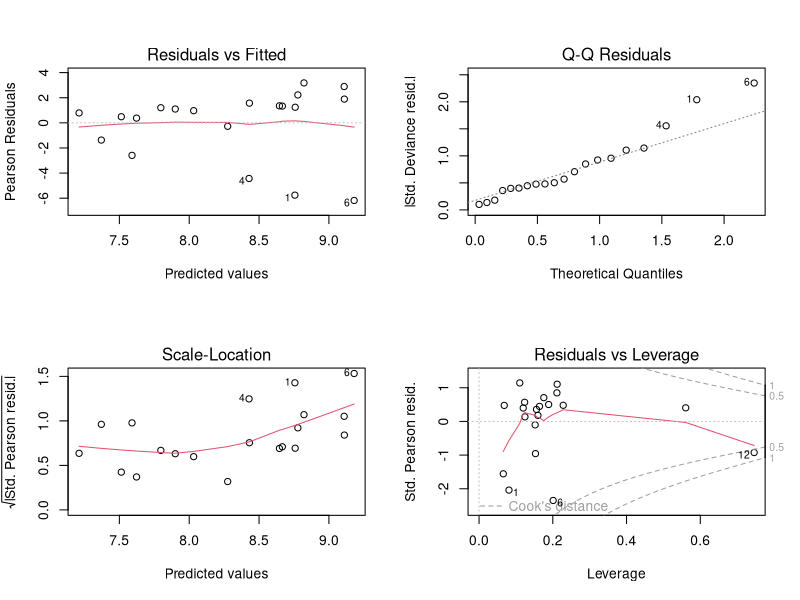
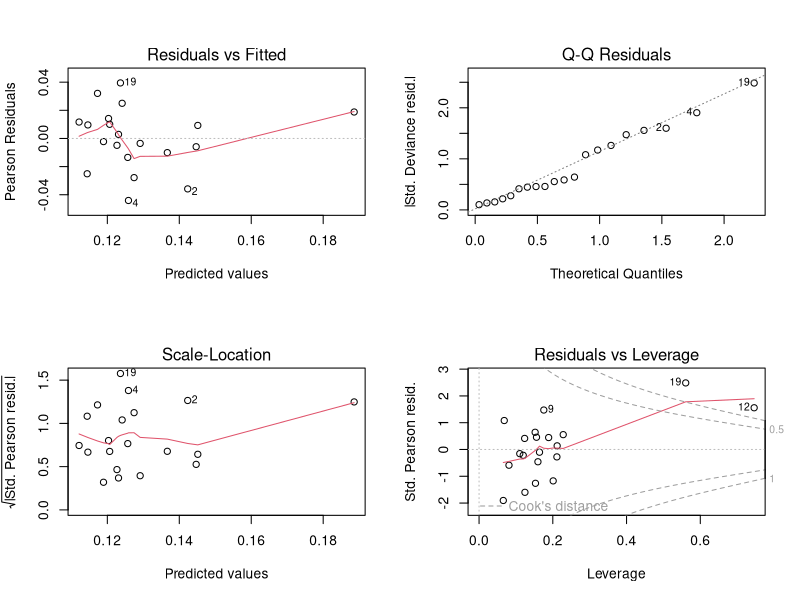
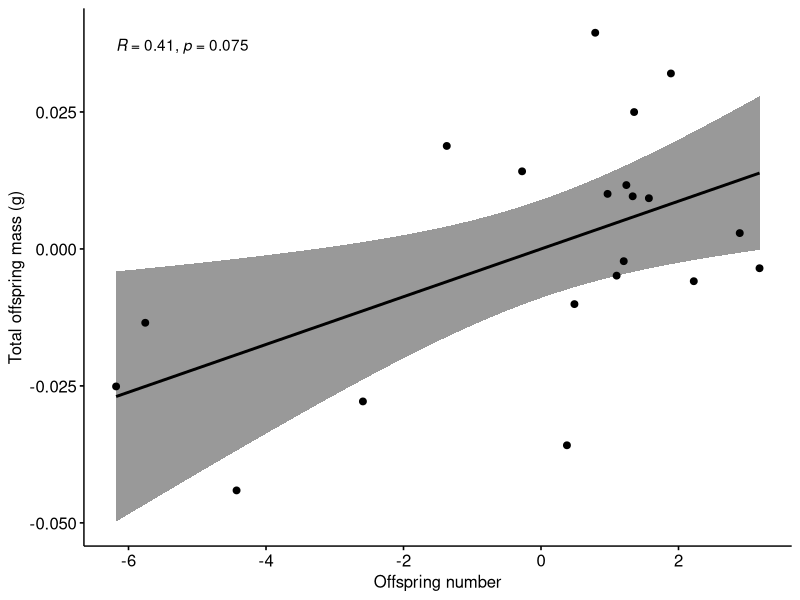

Write R code to recreate these figures, in order.
## ---- chunk 1
knitr::opts_chunk$set(
  dev = "png", 
  dpi = 600, 
  dev.args = list(bg = "white"),
  fig.width = 7, 
  fig.height = 5)
## ---- chunk 2
#install.packages("readxl") #instalando o pacote para leitura de planilhas do excel
library(readxl) #carregando o pacote no ambiente virtual
reprod3 <- read_excel("invest.reprod3.xlsx", sheet = 1, col_names = TRUE) #atribuindo os dados da planilha a uma variável
attach(reprod3) #possibilitando acessar as variáveis de dentro da planilha pelo seu nome nela

# Criando variáveis
TOM <- (reprod3$TOM2) #criando objeto/variável total offspring mass
ON <- (reprod3$OS) #criando objeto/variável offspring number
FS <- (reprod3$FS) #criando objeto/variável female size
FM <- (reprod3$FM) # criando objeto/variável female mass
## ---- chunk 3
# Testando a normalidade das variáveis
shapiro.test(TOM)
shapiro.test(ON)
shapiro.test(FS)
shapiro.test(FM)
## ---- chunk 4
# Modelo com número de filhotes na ninhada como variável dependente das condições maternais
glmON <- glm(ON ~ FS * FM, family = gaussian())
library(MASS) #carregando pacote
summary(glmON) #exibir sumário estatístico
anova(glmON) #realizar uma ANOVA a posteriori

# Modelo com massa total da ninhada como variável dependente das condições maternais
glmTOM <- glm(TOM ~ FS * FM, family = gaussian())
summary(glmON) #exibir sumário estatístico
anova(glmON) #realizar uma ANOVA a posteriori
## ---- chunk 5
library(ggplot2)

# Gráficos de diagnóstico dos modelos
par(mfrow = c(2, 2))
plot(glmON) #Gráficos do primeiro modelo
plot(glmTOM) #Gráficos do segundo modelo
## ---- chunk 6
# Modelo alternativo 1
model1 <- lm(ON ~ FS * FM * TOM)
summary(model1)

# Modelo alternativo 2
model2 <- lm(TOM ~ FS * FM * TOM)
summary(model2)

# Testando o melhor modelo com o AIC
AIC(glmON, glmTOM, model1, model2) #glmON e glmTOM foram os melhores

# Checando o AIC passo-a-passo
step(glmON, scale = 0,
     direction = c("both", "backward", "forward"),
     trace = 1, keep = NULL, steps = 1000, k = 2)

step(glmTOM, scale = 0,
     direction = c("both", "backward", "forward"),
     trace = 1, keep = NULL, steps = 1000, k = 2)
## ---- chunk 7
# Ajustando o valor de P dos modelos com correção de Bonferroni
p.adjust(0.6491, "bonferroni", n = 2) 
r1 <- residuals(glmON) #obtendo os resíduos de ON (dado padronizado sem efeito maternal)
r1

p.adjust(0.05092, "bonferroni", n = 2) 
r2 <- residuals(glmTOM) #obtendo os resíduos de TOM (dado padronizado sem efeito maternal)
r2

# Testando normalidade dos resíduos
shapiro.test(r1)
shapiro.test(r2)

# Correlação entre os resíduos 
rescor <- cor.test(r1, r2, method = c("spearman"))

# Criando dataframe com os resíduos
dfres <- data.frame(r1, r2)
dfres

# Gráfico de dispersão da correlação
library(ggpubr)
ggscatter(dfres, x = "r1", y = "r2", 
          add = "reg.line", conf.int = TRUE, 
          cor.coef = TRUE, cor.method = "spearman",
          xlab = "Offspring number", ylab = "Total offspring mass (g)")
